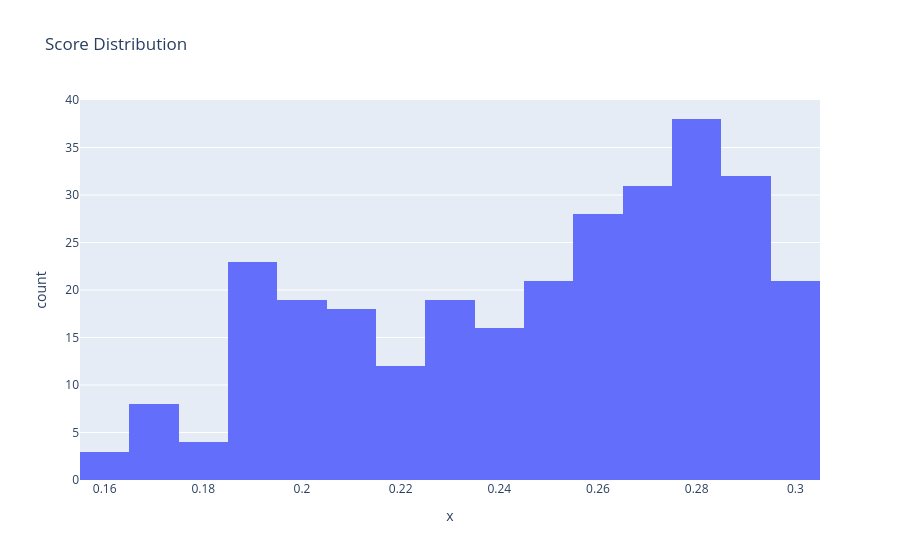

Here is the notebook cell this chart was saved with:
### Code cell
# 5. Pipeline Cải Tiến
def run_pipeline_improved(sensor_df, event_df):
    try:
        trajs = build_trajectories(sensor_df)
        sub_tracks = split_sub_trajectories(trajs)
        sub_vecs, report_vecs = build_features(sub_tracks, event_df)
        candidates = filter_candidates(sub_vecs, report_vecs)

        # Cải thiện triplets
        triplets = create_pairs_improved(sub_vecs, report_vecs, candidates)

        if len(triplets) == 0:
            raise ValueError("No triplets generated. Check data or parameters.")

        # Train với Triplet
        net_t, net_r = train_model_triplet(sub_vecs, report_vecs, triplets)

        # Matching cải tiến
        results = match_tracks_improved(net_t, net_r, sub_tracks, sub_vecs, report_vecs)

        return sub_tracks, results
    except Exception as e:
        print(f"Error in pipeline: {e}")
        return [], {}

# Chạy pipeline cải tiến
sub_tracks_imp, results_imp = run_pipeline_improved(sensor_df, event_df)

# Evaluate
evaluate_accuracy(results_imp, gt_dict)
debug_scores(results_imp)

# Save results
df_results_imp = pd.DataFrame([
    {
        "track_id": tid,
        "report_id": v["report_id"],
        "score": v["score"],
        "sub_idx": v["sub_idx"]
    }
    for tid, v in results_imp.items()
])

df_results_imp.to_csv("match_results_improved.csv", index=False)
print("✅ Saved improved results to match_results_improved.csv")

### Figure 1 — Plotly figure (JSON) as saved in the notebook; plotly's stock layout.template omitted (floating-point values rounded to 4 significant figures; data arrays with more than 128 entries replaced by an {"elided": "..."} marker saying what was removed)
{"data": [{"bingroup": "x", "hovertemplate": "x=%{x}<br>count=%{y}<extra></extra>", "legendgroup": "", "marker": {"color": "#636efa", "pattern": {"shape": ""}}, "name": "", "nbinsx": 20, "orientation": "v", "showlegend": false, "type": "histogram", "x": {"elided": "293 float values"}, "xaxis": "x", "yaxis": "y"}], "layout": {"barmode": "relative", "legend": {"tracegroupgap": 0}, "title": {"text": "Score Distribution"}, "xaxis": {"anchor": "y", "domain": [0, 1], "title": {"text": "x"}}, "yaxis": {"anchor": "x", "domain": [0, 1], "title": {"text": "count"}}}}
